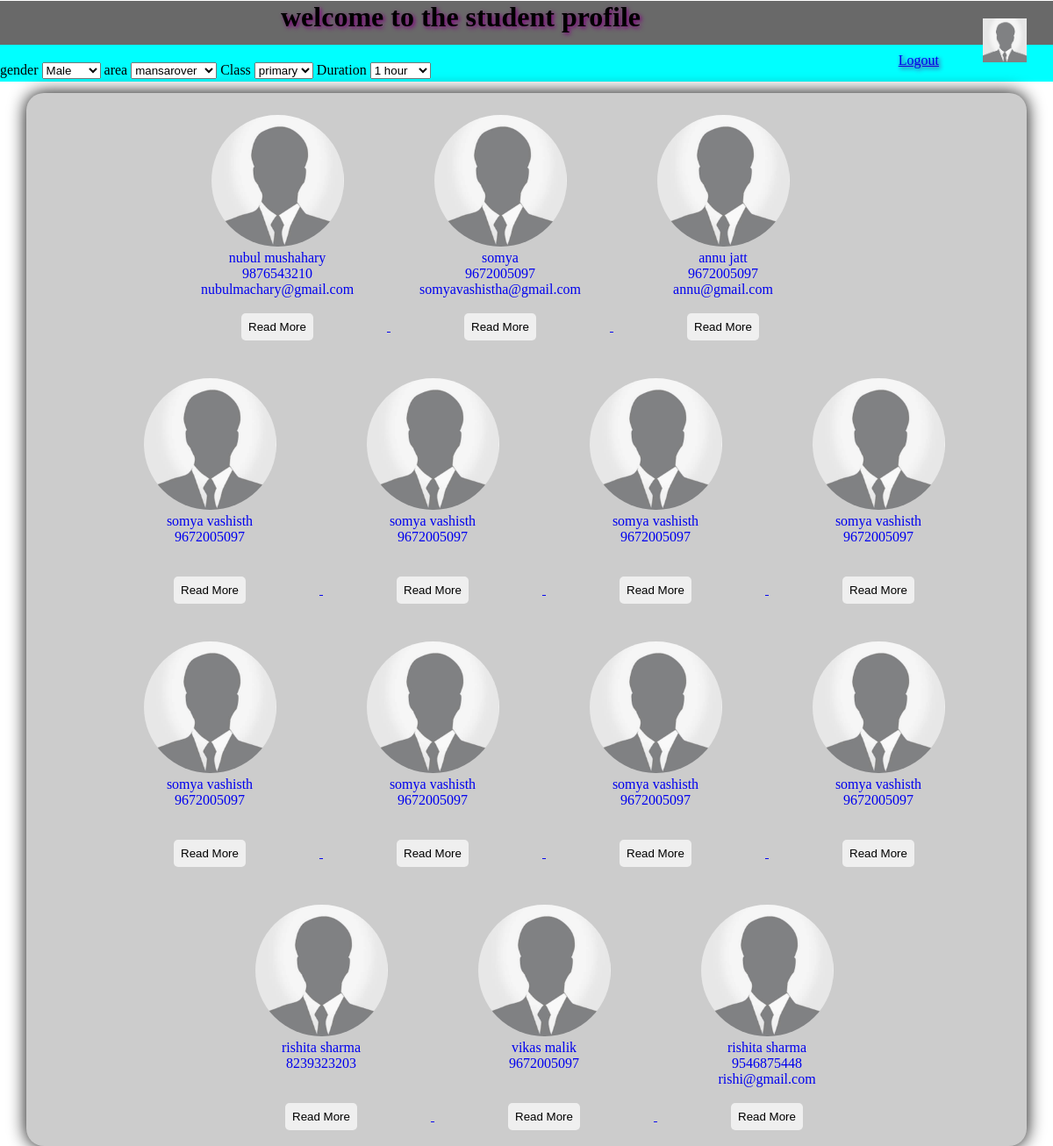
/tutor/index.php, run on the app's committed database.
### tables this page shows
CREATE TABLE `student_reg` (
  `id` int(11) NOT NULL,
  `first_name` varchar(100) NOT NULL,
  `second_name` varchar(100) NOT NULL,
  `username` varchar(100) NOT NULL,
  `password` varchar(100) NOT NULL,
  `email` varchar(100) NOT NULL,
  `mobile` varchar(15) NOT NULL,
  `area` varchar(100) NOT NULL,
  `pincode` int(20) NOT NULL,
  `avatar` varchar(200) NOT NULL,
  `class` varchar(50) NOT NULL,
  `gender` varchar(50) NOT NULL,
  `created_at` int(100) NOT NULL,
  `updated_at` int(100) NOT NULL,
  `status` enum('active','inactive') NOT NULL
);

### tutor/index.php (the view, shortened to what this page needs)
<?php
require('../config/dbconnect.php');
$query = mysqli_query($conn, "SELECT * FROM student_reg");
 ?>
<!DOCTYPE html>
<html lang="en" dir="ltr">
  <head>
    <link rel="stylesheet" href="../asset/css/custom.css">
  </head>
  <body class="profile">
    <div class="header">
      <div class="prof">
          <img src="../images/dummy-image2.jpg" alt="Profile Pic" width="50" height="50">
      </div>
        <h1 style="text-align:center">welcome to the student profile</h1>
     <a style="float:right;"href="../logout.php">Logout</a>
    </div>
      <div class="dropdown">
        <label for="gender">gender</label>
        <select>
        <option value="male">Male</option>
      </select>
  <label for="class">area</label>
      <select>
        <option value="primary">mansarover</option>
        </select>
        <label for="class">Class</label>
            <select>
              <option value="primary">primary</option>
              </select>
              <label for="class">Duration</label>
                  <select>
                    <option value="1hour">1 hour</option>
                    </select>
<div class="coloum">
    <ul class="division">
    <?php
    while ($a = mysqli_fetch_array($query)) {
      echo "<a href='student_profile.php?id=".$a['id']."'>
      <li><div class='box'>
            <img src='../tutor/image/dummy.jpg'><br>
      ";
      echo $a['first_name']." ".$a['second_name']."<br>";
      echo $a['mobile']."<br>";
      echo $a['email']."<br><br>";
      echo '<input type="submit" name="submit" value="Read More">';
      echo "</div></li></a>";
    }
     ?>
    </ul>
</div>
  </body>
</html>

### asset/css/custom.css (style rules this page uses)
input { padding: 8px; border-radius: 5px; outline: 0px; border: 0; }
.header { text-shadow: 2px 2px 5px purple; margin-top:20px; height:50px; width:auto; background-color: #696969; }
.dropdown { height:2px; width: auto; padding: 20px; background-color:#00FFFF; }
.coloum { box-shadow: 0px 0px 20px 0px; border-radius: 20px; background-color:#cccccc; margin-left: 30px; margin-right: 30px; }
.prof { float: right; padding: 50px; margin-top:-30px; }

### tutor/index.php (style rules this page uses)
body { margin: -20px; padding:0px; }
.box { width: 200px; padding: 5px; height: 250px; }
.division { list-style-type: none; }
.division li { margin: 20px 20px; }
.box img { height: 150px; border-radius: 200px; }
.division { text-align: center; }
.division li { display: inline-block; }

### data on the page
student_reg: first_name "nubul", second_name "mushahary", mobile "9876543210", email "nubulmachary@gmail.com"
student_reg: first_name "somya", mobile "9672005097", email "somyavashistha@gmail.com"
student_reg: first_name "annu", second_name "jatt", mobile "9672005097", email "annu@gmail.com"
student_reg: first_name "somya", second_name "vashisth", mobile "9672005097"
student_reg: first_name "somya", second_name "vashisth", mobile "9672005097"
student_reg: first_name "somya", second_name "vashisth", mobile "9672005097"
student_reg: first_name "somya", second_name "vashisth", mobile "9672005097"
student_reg: first_name "somya", second_name "vashisth", mobile "9672005097"
student_reg: first_name "somya", second_name "vashisth", mobile "9672005097"
student_reg: first_name "somya", second_name "vashisth", mobile "9672005097"
student_reg: first_name "somya", second_name "vashisth", mobile "9672005097"
student_reg: first_name "rishita", second_name "sharma", mobile "8239323203"
student_reg: first_name "vikas", second_name "malik", mobile "9672005097"
student_reg: first_name "rishita", second_name "sharma", mobile "9546875448", email "rishi@gmail.com"
